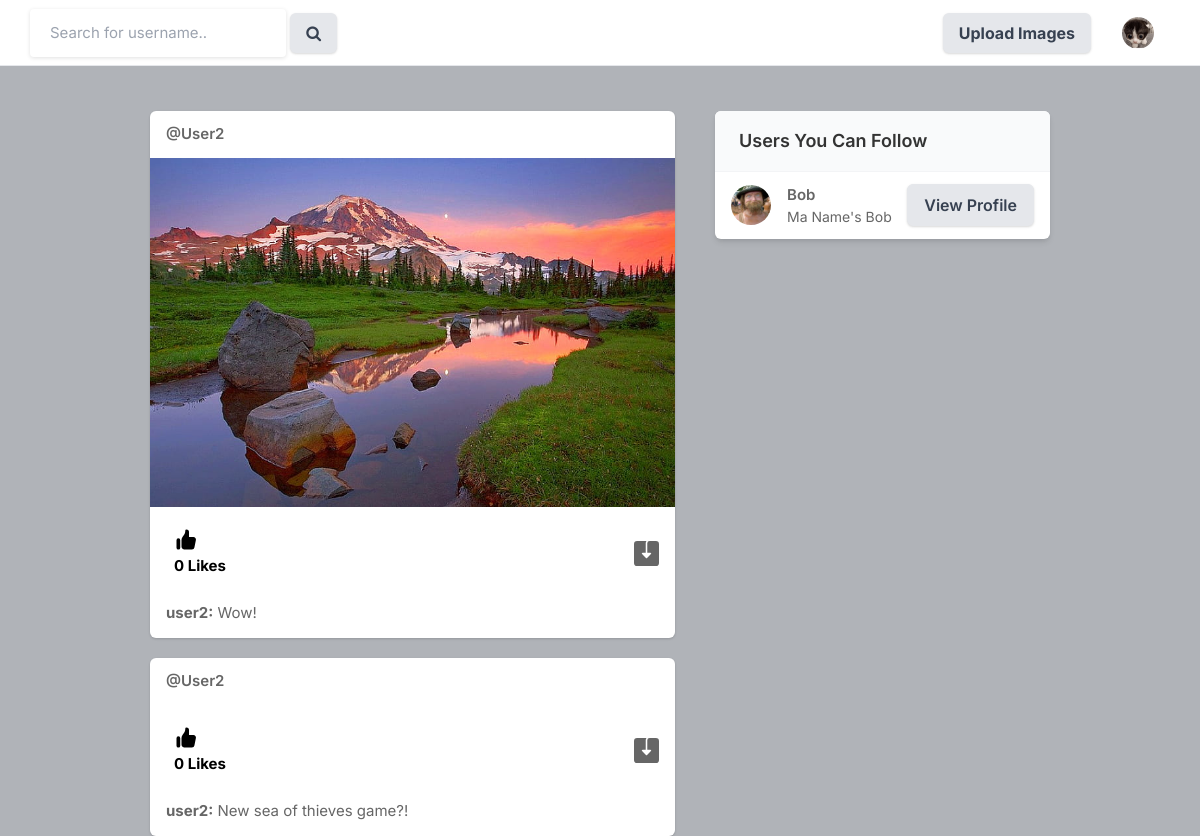
Screenshot of / (signed in) with the database file from the repository.
### core/models.py (models this page shows, shortened)
class Profile(models.Model):
    user = models.ForeignKey(User, on_delete=models.CASCADE)
    id_user = models.IntegerField()
    bio = models.TextField(blank=True)
    profileimg = models.ImageField(upload_to='profile_images', default='blank-profile-picture.png')
    location = models.CharField(max_length=100, blank=True)

class Post(models.Model):
    id = models.UUIDField(primary_key=True, default=uuid.uuid4)
    user = models.CharField(max_length=100)
    image = models.ImageField(upload_to='post_images')
    caption = models.TextField()
    created_at = models.DateTimeField(default=datetime.now)
    no_of_likes = models.IntegerField(default=0)

### core/views.py (the view)
# urls.py: path('', views.index, name='index'),
@login_required(login_url='signin')
def index(request):
    user_object = User.objects.get(username=request.user.username)
    user_profile = Profile.objects.get(user=user_object)
    user_following_list = []
    feed = []
    user_following = FollowersCount.objects.filter(follower = request.user.username)
    for users in user_following:
        user_following_list.append(users.user)
    for usernames in user_following_list:
        feed_lists = Post.objects.filter(user=usernames)
        feed.append(feed_lists)
    feed_list = list(chain(*feed))
    all_users = User.objects.all()
    user_following_all = []
    for user in user_following:
        user_list = User.objects.get(username=user.user)
        user_following_all.append(user_list)
    new_suggestions_list = [x for x in list(all_users) if x not in list(user_following_all)]
    current_user = User.objects.filter(username=request.user.username)
    final_suggestions_list = [x for x in list(new_suggestions_list) if (x not in list(current_user))]
    random.shuffle(final_suggestions_list)
    username_profile = []
    username_profile_list = []
    for users in final_suggestions_list:
        username_profile.append(users.id)
    for ids in username_profile:
        profile_list = Profile.objects.filter(id_user=ids)
        username_profile_list.append(profile_list)
    suggestions_username_profile_list = list(chain(*username_profile_list))
    return render(request, 'index.html', {'user_profile':user_profile, 'posts':feed_list, 'suggestions_username_profile_list': suggestions_username_profile_list[:4]})

### templates/index.html (shortened to what this page needs)
{% load static %}
<!DOCTYPE html>
<html lang="en">
<head>
    <link rel="stylesheet" href="{% static 'assets/css/icons.css' %}">
    <link rel="stylesheet" href="{% static 'assets/css/uikit.css' %}">
    <link rel="stylesheet" href="{% static 'assets/css/style.css' %}">
    <link rel="stylesheet" href="{% static 'assets/css/tailwind.css' %}">
    <link rel="stylesheet" href="https://cdnjs.cloudflare.com/ajax/libs/font-awesome/4.7.0/css/font-awesome.min.css">
</head>
<body>
            <header>
                <div class="header_inner">
                    <form action="/search" method="POST">
                    <div class="left-side">
                            <input type="text" name="username" placeholder="Search for username.." class="rounded">&nbsp;
                            <button type="submit" class="btn btn-primary"><i class="fa fa-search"></i></button>
                    </div>
                        </form>
                    <div class="right-side lg:pr-4">
                        <a href="#"
                            class="bg-red-500 flex font-bold hidden hover:bg-red-100 hover:text-black inline-block items-center lg:block max-h-10 mr-4 px-4 py-2 rounded shado text-white  btn btn-info" role="button">
                              Upload Images
                        </a>
                        <a href="#">
                            <img src="{{user_profile.profileimg.url}}" class="header-avatar" alt="">
                        </a>
                    </div>
                </div>
            </header>
            <div class="container m-auto">
                <div class="lg:flex justify-center lg:space-x-10 lg:space-y-0 space-y-5">
                    <div class="space-y-5 flex-shrink-0 lg:w-7/12">
                        {% for post in posts reversed %}
                        <div class="bg-white shadow rounded-md  -mx-2 lg:mx-0">
                            <div class="flex justify-between items-center px-4 py-3">
                                <div class="flex flex-1 items-center space-x-4">
                                    <span class="block capitalize font-semibold "> <a href="/profile/{{post.user}}">@{{post.user}}</a></span>
                                </div>
                            </div>
                            <div uk-lightbox>
                                <a href="{{post.image.url}}">
                                    <img src="{{post.image.url}}" alt="">
                                </a>
                            </div>
                            <div class="py-3 px-4 space-y-3">
                                <div class="flex space-x-4 lg:font-bold">
                                    <a href="/like-post?post_id={{post.id}}" class="flex items-center space-x-2">
                                        <div class="p-2 rounded-full text-black">
                                            {% if post.no_of_likes == 0 %}
                                            <p>0 Likes</p>
                                            {% elif post.no_of_likes == 1 %}
                                            <p>Liked by {{post.no_of_likes}} person</p>
                                            {% else %}
                                            <p>Liked by {{post.no_of_likes}} people</p>
                                            {% endif %}
                                        </div>
                                    </a>
                                    <a href="{{post.image.url}}" class="flex items-center space-x-2 flex-1 justify-end" download="">
                                    </a>
                                </div>
                                <p>
                                    <a href="/profile/{{post.user}}"><strong>{{post.user}}:</strong></a> {{post.caption}}
                                </p>
                            </div>
                        </div>
                        {% endfor %}
                    </div>
                    <div class="lg:w-5/12">
                        <div class="bg-white  shadow-md rounded-md overflow-hidden">
                            <div class="bg-gray-50  border-b border-gray-100 flex items-baseline justify-between py-4 px-6 ">
                                <h2 class="font-semibold text-lg">Users You Can Follow</h2>
                            </div>
                            <div class="divide-gray-300 divide-gray-50 divide-opacity-50 divide-y px-4 ">
                                {% for suggestion in suggestions_username_profile_list %}
                                <div class="flex items-center justify-between py-3">
                                    <div class="flex flex-1 items-center space-x-4">
                                        <a href="/profile/{{suggestion.user}}">
                                            <img src="{{suggestion.profileimg.url}}" class="bg-gray-200 rounded-full w-10 h-10">
                                        </a>
                                        <div class="flex flex-col">
                                            <span class="block capitalize font-semibold"> {{suggestion.user}} </span>
                                            <span class="block capitalize text-sm"> {{suggestion.bio}} </span>
                                        </div>
                                    </div>
                                    <a href="/profile/{{suggestion.user}}" class="border border-gray-200 font-semibold px-4 py-1 rounded-full hover:bg-red-600 hover:text-white hover:border-red-600 btn btn-primary"role="button"> View Profile </a>
                                </div>
                                {% endfor %}
                            </div>
                        </div>
                    </div>
                </div>
            </div>
</body>
</html>

### static/assets/css/style.css (style rules this page uses)
body { background-color: #B0B3B8!important; }
button { vertical-align: middle; }
input { height: 48px; line-height: 48px; padding: 0 20px; outline: none; font-size: 15px; color: #808080; max-width: 100%; width: 100%; -webkit-box-sizing: border-box; box-sizing: border-box; display: block; font-weight: 400; opacity: 1; border-radius: 4px; border: none; -webkit-box-shadow: 0 1px 4px 0px rgba(0, 0, 0, 0.12); box-shadow: 0 1px 4px 0px rgba(0, 0, 0, 0.12); }
input[type="text"], input[type="password"], input[type="email"], input[type="number"] { height: 48px; line-height: 48px; padding: 0 20px; outline: none; font-size: 15px; color: #808080; max-width: 100%; width: 100%; -webkit-box-sizing: border-box; box-sizing: border-box; display: block; font-weight: 400; opacity: 1; border-radius: 4px; border: none; -webkit-box-shadow: 0 1px 4px 0px rgba(0, 0, 0, 0.12); box-shadow: 0 1px 4px 0px rgba(0, 0, 0, 0.12); }
input { -webkit-transition: all 0.1s ease-in-out; transition: all 0.1s ease-in-out; }
::placeholder { color: #808080; opacity: 1; }
button { border: none; margin: 0; padding: 0; width: auto; overflow: visible; background: transparent; color: inherit; font: inherit; line-height: normal; cursor: pointer; }
a { color: #be185d; -webkit-transition: 0.3s; transition: 0.3s; outline: none !important; }
button { outline: none !important; }
img { max-width: 100%; }
body { color: #666; font-size: 15px; line-height: 27px; background-color: #f0f2f5; font-family: "Inter", sans-serif; text-transform: none; }
body p { font-size: 15px; line-height: 27px; }
h1, h2, h3, h4, h5, h6 { font-family: "Inter", sans-serif; text-transform: none; }
input[type="text"], input[type="password"], input[type="email"] { font-family: "Inter", sans-serif; text-transform: none; }
button, body .pac-container { font-family: "Inter", sans-serif; text-transform: none; }
h1, h2, h3, h4, h5, h6 { color: #333; font-weight: 500; margin: 0; padding: 0; }
h2 { font-size: 26px; }
b, strong { font-weight: 700 !important; }
@media (min-width: 1024px) { .container { max-width: 900px !important; padding-top: 45px; } }
header { background-color: #fff; left: 0; right: 0; top: 0; z-index: 99; height: 66px; display: -webkit-box; display: -ms-flexbox; display: flex; -webkit-box-align: center; -ms-flex-align: center; align-items: center; border-bottom: 1px solid #e5e7eb; }
header .header_inner { display: -webkit-box; display: -ms-flexbox; display: flex; -webkit-box-align: center; -ms-flex-align: center; align-items: center; max-width: 1090px; margin: auto; width: 100%; max-width: 100% !important; padding: 0 30px; }
header .header_inner .left-side { display: -webkit-box; display: -ms-flexbox; display: flex; -webkit-box-align: center; -ms-flex-align: center; align-items: center; }
header .header_inner .right-side { display: -webkit-box; display: -ms-flexbox; display: flex; -webkit-box-align: center; -ms-flex-align: center; align-items: center; -webkit-box-pack: end; -ms-flex-pack: end; justify-content: flex-end; margin-left: auto; }
header .header_inner .right-side .header-avatar { width: 32px; height: 32px; border-radius: 100%; margin-left: 15px; }

### rows the page displays
Profile: profileimg (picture)
Post: user "User2", image (picture), no_of_likes "0 Likes", user "user2", caption "Wow!"
Post: user "User2", no_of_likes "0 Likes", user "user2", caption "New sea of thieves game?!"
Profile: profileimg (picture), user "Bob", bio "Ma Name's Bob"
